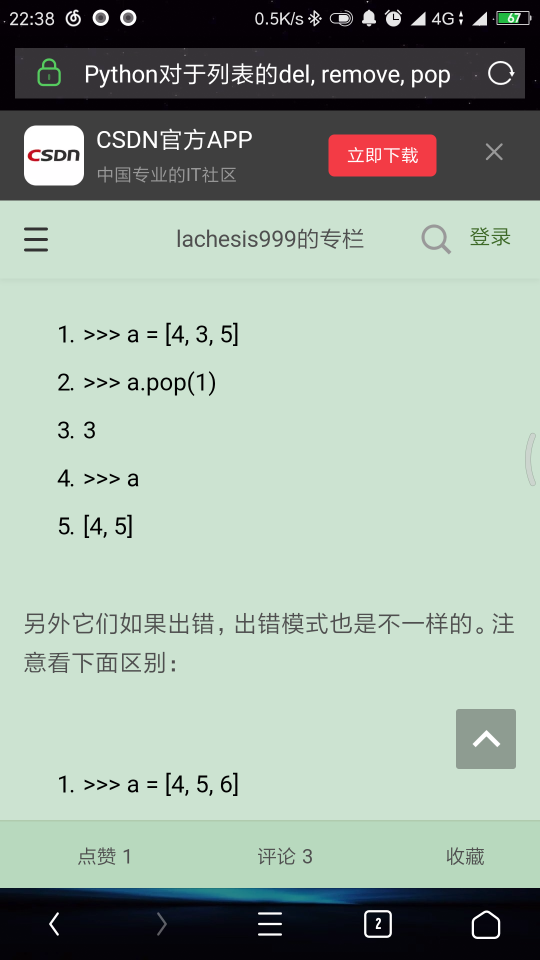
#> input picture jump_temp.png, 1080 x 1920 px (shown at 1/2 size)
$ python build_train_data.py   (older library calls are emulated)
#> lines starting #> are read from the running program, lines starting #| are printed output that depends on the picture
# 用来生成训练数据
# 在train_data文件夹会生成以数字顺序命名的图片
# time.npz文件用数组方式保存了每个图片对应的应该去按压的时间（毫秒）
# 可以使用两个手指同时按两个手机获取跳跃时间，其中一个手机写个app监听按压屏幕时间


import numpy as np
from PIL import Image
import time as time
import random
import os

def random_press_position(press_time):
    y_position = random.randint(160, 1000)
    x_position = random.randint(500,600)
    press_position = 'adb shell input swipe '+ str(x_position) +' '+str(y_position)+' '+str(x_position)+' '+str(y_position)+' '+str(press_time)
    os.system(press_position)
#    print(press_position)
def get_screenshot(num):
#> called with num = 0
    os.system('adb shell screencap -p /sdcard/jump_temp.png')
    os.system('adb pull /sdcard/jump_temp.png .')
    im = Image.open(r"./jump_temp.png")
#> im is the input picture: PIL image 1080x1920 RGBA; mean R, G, B, A 156.4, 171.9, 160, 255
    w, h = im.size
#> w = 1080; h = 1920
    # 将图片压缩，并截取中间部分，截取后为100*100
    im = im.resize((108, 192), Image.ANTIALIAS)
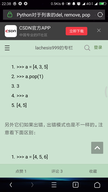
#> im: PIL image 108x192 RGBA; mean R, G, B, A 156.4, 172, 160, 255
    region = (4, 65, 104, 165)
    im = im.crop(region)
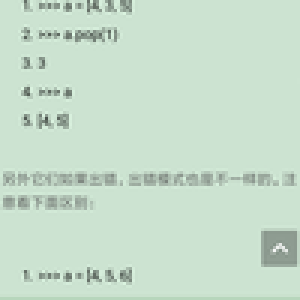
#> im: PIL image 100x100 RGBA (shown 3 times larger); mean R, G, B, A 199.1, 221.5, 204, 255
    # 转换为jpg
    bg = Image.new("RGB", im.size, (255, 255, 255))
#> bg: PIL image 100x100 RGB; every value is 255
    bg.paste(im, im)
    file_name = str(num) + ".jpg"
    bg.save(r"./train_data/" + file_name)


#touch_time_arr = []
# count = 0
npzfile = './train_data/time.npz'
#if os.path.isfile(npzfile):
#    pass
#     os.remove(npzfile)
if  (not(os.path.exists(npzfile))):
    touch_time_arr = []
    npr = np.array(touch_time_arr)
    np.savez("./train_data/time", abc=npr)

touch_time_arr = np.load("./train_data/time.npz")["abc"].tolist()
# count 当前到第几张图片
count = len(touch_time_arr)
print("list_size : " + str(count))
print("list_context : " )
print(touch_time_arr)
def  deletefile(filecount):
    file_name = str(filecount) + ".jpg"
    picfile =("./train_data/" + file_name)
    if os.path.exists(picfile):
        os.remove(picfile)

# 当输入为-1，重新生成图片；输入-2结束并保存; 输入-3重新开始
RESHOT = -1
FINISH = -2
RESTART = -3

while True:
    #打印初始
    print("shoting.....")
    get_screenshot(count)

    # 进行按压屏幕并输入时间
#> (the run stopped early here; a loop or call above may not have finished)
